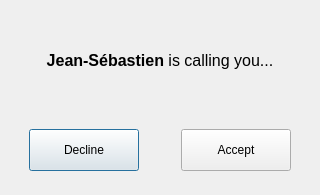
<?xml version="1.0" encoding="UTF-8"?>
<ui version="4.0">
 <class>ReceiveCallDiag</class>
 <widget class="QDialog" name="ReceiveCallDiag">
  <property name="geometry">
   <rect>
    <x>0</x>
    <y>0</y>
    <width>320</width>
    <height>195</height>
   </rect>
  </property>
  <property name="windowTitle">
   <string>Call</string>
  </property>
  <layout class="QHBoxLayout" name="horizontalLayout">
   <item>
    <layout class="QVBoxLayout" name="verticalLayout" stretch="3,2">
     <item>
      <layout class="QHBoxLayout" name="horizontalLayout_2">
       <item>
        <widget class="QLabel" name="NameCallingText">
         <property name="text">
          <string>&lt;html&gt;&lt;head/&gt;&lt;body&gt;&lt;p&gt;&lt;span style=&quot; font-size:12pt; font-weight:500;&quot;&gt;Jean-Sébastien&lt;/span&gt;&lt;span style=&quot; font-size:12pt;&quot;&gt; is calling you...&lt;/span&gt;&lt;/p&gt;&lt;/body&gt;&lt;/html&gt;</string>
         </property>
         <property name="alignment">
          <set>Qt::AlignCenter</set>
         </property>
         <property name="wordWrap">
          <bool>true</bool>
         </property>
        </widget>
       </item>
      </layout>
     </item>
     <item>
      <layout class="QHBoxLayout" name="horizontalLayout_3">
       <item>
        <layout class="QHBoxLayout" name="horizontalLayout_5">
         <item alignment="Qt::AlignHCenter|Qt::AlignVCenter">
          <widget class="QPushButton" name="DeclineButton">
           <property name="minimumSize">
            <size>
             <width>110</width>
             <height>42</height>
            </size>
           </property>
           <property name="maximumSize">
            <size>
             <width>110</width>
             <height>42</height>
            </size>
           </property>
           <property name="text">
            <string>Decline</string>
           </property>
          </widget>
         </item>
        </layout>
       </item>
       <item>
        <layout class="QHBoxLayout" name="horizontalLayout_4">
         <item alignment="Qt::AlignHCenter|Qt::AlignVCenter">
          <widget class="QPushButton" name="AcceptButton">
           <property name="minimumSize">
            <size>
             <width>110</width>
             <height>42</height>
            </size>
           </property>
           <property name="maximumSize">
            <size>
             <width>110</width>
             <height>42</height>
            </size>
           </property>
           <property name="text">
            <string>Accept</string>
           </property>
          </widget>
         </item>
        </layout>
       </item>
      </layout>
     </item>
    </layout>
   </item>
  </layout>
 </widget>
 <resources/>
 <connections/>
</ui>
